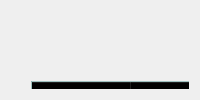
      <widget class="QWidget" name="tab">
       <attribute name="title">
        <string>审批</string>
       </attribute>
       <layout class="QGridLayout" name="gridLayout_2">
        <item row="0" column="0">
         <widget class="QWidget" name="widget" native="true">
          <widget class="QPushButton" name="pushButton">
           <property name="geometry">
            <rect>
             <x>640</x>
             <y>20</y>
             <width>71</width>
             <height>23</height>
            </rect>
           </property>
           <property name="styleSheet">
            <string notr="true">background: rgba(154, 207, 206,0.5);
color: rgb(255, 255, 255);
border:none;
border-radius:7px;
cursor:pointer;
border-image:none;
</string>
           </property>
           <property name="text">
            <string>审核通过</string>
           </property>
          </widget>
          <widget class="QPushButton" name="pushButton_2">
           <property name="geometry">
            <rect>
             <x>760</x>
             <y>20</y>
             <width>75</width>
             <height>23</height>
            </rect>
           </property>
           <property name="styleSheet">
            <string notr="true">background: rgba(154, 207, 206,0.5);
color: rgb(255, 255, 255);
border:none;
border-radius:7px;
cursor:pointer;
border-image:none;
</string>
           </property>
           <property name="text">
            <string>驳回申请</string>
           </property>
          </widget>
          <widget class="QLabel" name="register_company_message">
           <property name="geometry">
            <rect>
             <x>300</x>
             <y>300</y>
             <width>221</width>
             <height>20</height>
            </rect>
           </property>
           <property name="styleSheet">
            <string notr="true">color: rgb(170, 170, 127);
border-image:none;</string>
           </property>
           <property name="text">
            <string>2682178536@qq.com客户QQ：2682178536</string>
           </property>
          </widget>
          <widget class="QTableWidget" name="tableWidget_4">
           <property name="geometry">
            <rect>
             <x>20</x>
             <y>70</y>
             <width>851</width>
             <height>171</height>
            </rect>
           </property>
           <property name="styleSheet">
            <string notr="true">border-image:none;
background: rgba(154, 207, 206,0.5);</string>
           </property>
           <column>
            <property name="text">
             <string>姓名</string>
            </property>
           </column>
           <column>
            <property name="text">
             <string>日期</string>
            </property>
           </column>
           <column>
            <property name="text">
             <string>时间</string>
            </property>
           </column>
           <column>
            <property name="text">
             <string>类型</string>
            </property>
           </column>
           <column>
            <property name="text">
             <string>员工说明</string>
            </property>
           </column>
           <column>
            <property name="text">
             <string>状态</string>
            </property>
           </column>
           <column>
            <property name="text">
             <string>经理评论</string>
            </property>
           </column>
          </widget>
         </widget>
        </item>
       </layout>
      </widget>
